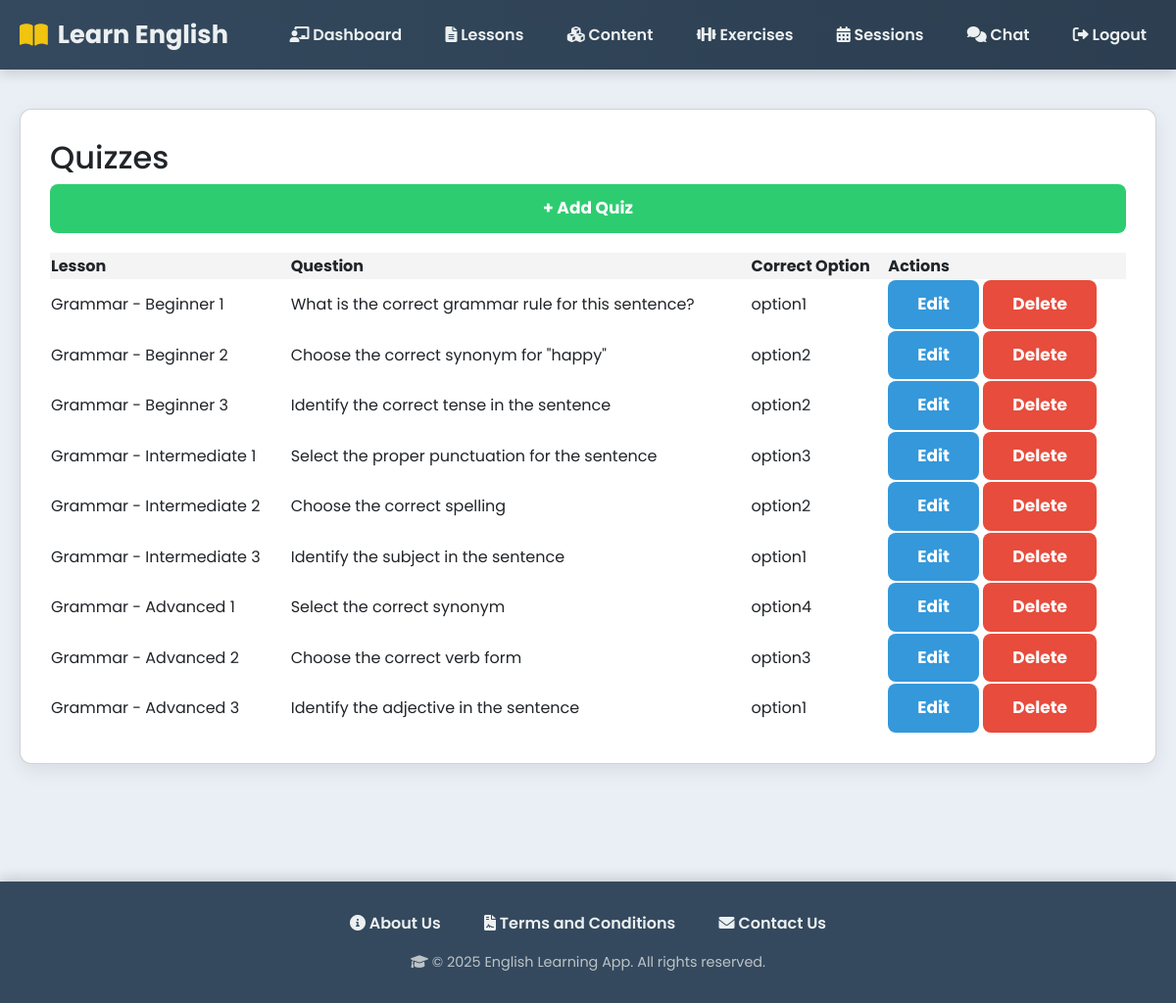
/teacher/quizzes/ (signed in), run on the app's committed database.
### myapp/models.py (models this page shows, shortened)
class Quiz(models.Model):
    lesson = models.ForeignKey(Lesson, on_delete=models.CASCADE, related_name="quizzes")
    question = models.CharField(max_length=200)
    option1 = models.CharField(max_length=200)
    option2 = models.CharField(max_length=200)
    option3 = models.CharField(max_length=200)
    option4 = models.CharField(max_length=200)
    correct_option = models.CharField(
        max_length=10,
        choices=(
            ("option1", "Option 1"),
            ("option2", "Option 2"),
            ("option3", "Option 3"),
            ("option4", "Option 4"),
        )
    )
    created_at = models.DateTimeField(auto_now_add=True)

class Lesson(models.Model):
    SKILL_LEVEL_CHOICES = [
        ("beginner", "Beginner"),
        ("intermediate", "Intermediate"),
        ("advanced", "Advanced"),
    ]
    CATEGORY_CHOICES = [
        ("grammar", "Grammar"),
        ("vocabulary", "Vocabulary"),
        ("listening", "Listening"),
        ("speaking", "Speaking"),
    ]
    title = models.CharField(max_length=200)
    description = models.TextField(blank=True)
    skill_level = models.CharField(max_length=20, choices=SKILL_LEVEL_CHOICES)
    category = models.CharField(max_length=20, choices=CATEGORY_CHOICES)
    created_by = models.ForeignKey(
        UserRegister,
        on_delete=models.SET_NULL,
        null=True,
        related_name="lessons_created"
    )
    created_at = models.DateTimeField(auto_now_add=True)

### myapp/views.py (the view)
# urls.py: path("teacher/quizzes/", views.quiz_list, name="quiz_list"),
def quiz_list(request):
    if request.session.get("usertype") != "teacher":
        return redirect("login")
    quizzes = Quiz.objects.all()
    return render(request, "teacher/quiz_list.html", {"quizzes": quizzes})

### templates/teacher/quiz_list.html (shortened to what this page needs)
{% extends "base.html" %}
{% block content %}
<div class="card">
  <h2>Quizzes</h2>
  <a href="{% url 'quiz_create' %}" class="btn btn-success">+ Add Quiz</a>
  <table style="width:100%; margin-top:20px; border-collapse:collapse;">
    <thead>
      <tr style="background:#f4f4f4;">
        <th>Lesson</th>
        <th>Question</th>
        <th>Correct Option</th>
        <th>Actions</th>
      </tr>
    </thead>
    <tbody>
      {% for quiz in quizzes %}
      <tr>
        <td>{{ quiz.lesson.title }}</td>
        <td>{{ quiz.question }}</td>
        <td>{{ quiz.correct_option }}</td>
        <td>
          <a href="{% url 'quiz_update' quiz.pk %}" class="btn">Edit</a>
          <a href="{% url 'quiz_delete' quiz.pk %}" class="btn btn-danger">Delete</a>
        </td>
      </tr>
      {% empty %}
      <tr><td colspan="4">No quizzes yet.</td></tr>
      {% endfor %}
    </tbody>
  </table>
</div>
{% endblock %}

### templates/base.html (style rules this page uses)
body { font-family: 'Poppins', 'Segoe UI', Tahoma, Geneva, Verdana, sans-serif; margin: 0; padding: 0; background: #e9eff5; color: #2c3e50; line-height: 1.6; }
.card { background: #ffffff; padding: 30px; margin-bottom: 30px; border-radius: 12px; box-shadow: 0 6px 20px rgba(0,0,0,0.08); }
.btn { display: inline-block; padding: 12px 30px; background: #3498db; color: #fff; border: none; border-radius: 8px; text-decoration: none; cursor: pointer; font-size: 17px; font-weight: 700; transition: background 0.3s, transform 0.2s, box-shadow 0.3s; }
.btn-success { background: #2ecc71; }
.btn-danger { background: #e74c3c; }

### data on the page
Quiz: lesson "Grammar - Beginner 1", question "What is the correct grammar rule for this sentence?", correct_option "option1"
Quiz: lesson "Grammar - Beginner 2", question "Choose the correct synonym for \"happy\"", correct_option "option2"
Quiz: lesson "Grammar - Beginner 3", question "Identify the correct tense in the sentence", correct_option "option2"
Quiz: lesson "Grammar - Intermediate 1", question "Select the proper punctuation for the sentence", correct_option "option3"
Quiz: lesson "Grammar - Intermediate 2", question "Choose the correct spelling", correct_option "option2"
Quiz: lesson "Grammar - Intermediate 3", question "Identify the subject in the sentence", correct_option "option1"
Quiz: lesson "Grammar - Advanced 1", question "Select the correct synonym", correct_option "option4"
Quiz: lesson "Grammar - Advanced 2", question "Choose the correct verb form", correct_option "option3"
Quiz: lesson "Grammar - Advanced 3", question "Identify the adjective in the sentence", correct_option "option1"
